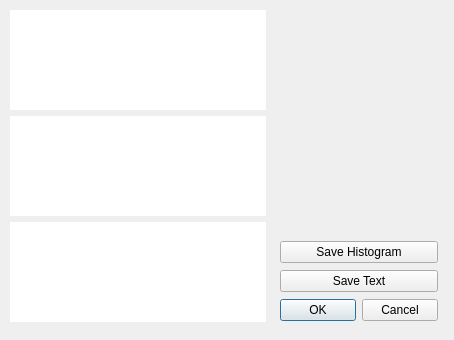
<?xml version="1.0" encoding="UTF-8"?>
<ui version="4.0">
 <class>DialogHistogram</class>
 <widget class="QDialog" name="DialogHistogram">
  <property name="geometry">
   <rect>
    <x>0</x>
    <y>0</y>
    <width>454</width>
    <height>340</height>
   </rect>
  </property>
  <property name="windowTitle">
   <string>Histogram Chart</string>
  </property>
  <widget class="QWidget" name="layoutWidget">
   <property name="geometry">
    <rect>
     <x>10</x>
     <y>10</y>
     <width>258</width>
     <height>314</height>
    </rect>
   </property>
   <layout class="QVBoxLayout" name="verticalLayout">
    <item>
     <widget class="QLabel" name="labelHistogramR">
      <property name="minimumSize">
       <size>
        <width>256</width>
        <height>100</height>
       </size>
      </property>
      <property name="maximumSize">
       <size>
        <width>256</width>
        <height>100</height>
       </size>
      </property>
      <property name="styleSheet">
       <string notr="true">background-color: rgb(255, 255, 255);</string>
      </property>
      <property name="text">
       <string/>
      </property>
     </widget>
    </item>
    <item>
     <widget class="QLabel" name="labelHistogramG">
      <property name="minimumSize">
       <size>
        <width>256</width>
        <height>100</height>
       </size>
      </property>
      <property name="maximumSize">
       <size>
        <width>256</width>
        <height>100</height>
       </size>
      </property>
      <property name="styleSheet">
       <string notr="true">background-color: rgb(255, 255, 255);</string>
      </property>
      <property name="text">
       <string/>
      </property>
     </widget>
    </item>
    <item>
     <widget class="QLabel" name="labelHistogramB">
      <property name="minimumSize">
       <size>
        <width>256</width>
        <height>100</height>
       </size>
      </property>
      <property name="maximumSize">
       <size>
        <width>256</width>
        <height>100</height>
       </size>
      </property>
      <property name="styleSheet">
       <string notr="true">background-color: rgb(255, 255, 255);</string>
      </property>
      <property name="text">
       <string/>
      </property>
     </widget>
    </item>
   </layout>
  </widget>
  <widget class="QWidget" name="layoutWidget">
   <property name="geometry">
    <rect>
     <x>280</x>
     <y>240</y>
     <width>158</width>
     <height>83</height>
    </rect>
   </property>
   <layout class="QVBoxLayout" name="verticalLayout_2">
    <item>
     <widget class="QPushButton" name="pushButton_saveHistogram">
      <property name="text">
       <string>Save Histogram</string>
      </property>
     </widget>
    </item>
    <item>
     <widget class="QPushButton" name="pushButton_saveText">
      <property name="text">
       <string>Save Text</string>
      </property>
     </widget>
    </item>
    <item>
     <widget class="QDialogButtonBox" name="buttonBox">
      <property name="orientation">
       <enum>Qt::Horizontal</enum>
      </property>
      <property name="standardButtons">
       <set>QDialogButtonBox::Cancel|QDialogButtonBox::Ok</set>
      </property>
     </widget>
    </item>
   </layout>
  </widget>
 </widget>
 <resources/>
 <connections>
  <connection>
   <sender>buttonBox</sender>
   <signal>accepted()</signal>
   <receiver>DialogHistogram</receiver>
   <slot>accept()</slot>
   <hints>
    <hint type="sourcelabel">
     <x>248</x>
     <y>254</y>
    </hint>
    <hint type="destinationlabel">
     <x>157</x>
     <y>274</y>
    </hint>
   </hints>
  </connection>
  <connection>
   <sender>buttonBox</sender>
   <signal>rejected()</signal>
   <receiver>DialogHistogram</receiver>
   <slot>reject()</slot>
   <hints>
    <hint type="sourcelabel">
     <x>316</x>
     <y>260</y>
    </hint>
    <hint type="destinationlabel">
     <x>286</x>
     <y>274</y>
    </hint>
   </hints>
  </connection>
 </connections>
</ui>
